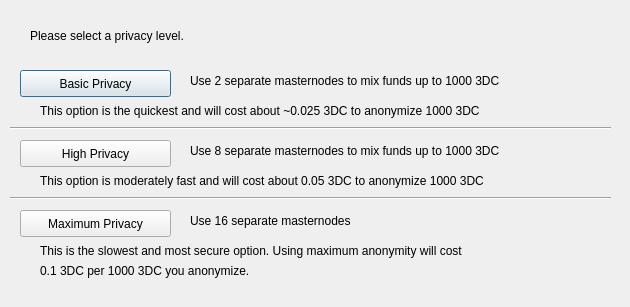
<?xml version="1.0" encoding="UTF-8"?>
<ui version="4.0">
 <class>DarksendConfig</class>
 <widget class="QDialog" name="DarksendConfig">
  <property name="geometry">
   <rect>
    <x>0</x>
    <y>0</y>
    <width>630</width>
    <height>307</height>
   </rect>
  </property>
  <property name="windowTitle">
   <string>Configure PrivateSend</string>
  </property>
  <widget class="QPushButton" name="buttonBasic">
   <property name="geometry">
    <rect>
     <x>20</x>
     <y>70</y>
     <width>151</width>
     <height>27</height>
    </rect>
   </property>
   <property name="text">
    <string>Basic Privacy</string>
   </property>
  </widget>
  <widget class="QPushButton" name="buttonHigh">
   <property name="geometry">
    <rect>
     <x>20</x>
     <y>140</y>
     <width>151</width>
     <height>27</height>
    </rect>
   </property>
   <property name="text">
    <string>High Privacy</string>
   </property>
  </widget>
  <widget class="QPushButton" name="buttonMax">
   <property name="geometry">
    <rect>
     <x>20</x>
     <y>210</y>
     <width>151</width>
     <height>27</height>
    </rect>
   </property>
   <property name="text">
    <string>Maximum Privacy</string>
   </property>
  </widget>
  <widget class="QLabel" name="label">
   <property name="geometry">
    <rect>
     <x>30</x>
     <y>20</y>
     <width>571</width>
     <height>31</height>
    </rect>
   </property>
   <property name="text">
    <string>Please select a privacy level.</string>
   </property>
  </widget>
  <widget class="QLabel" name="label_2">
   <property name="geometry">
    <rect>
     <x>190</x>
     <y>70</y>
     <width>421</width>
     <height>21</height>
    </rect>
   </property>
   <property name="text">
    <string>Use 2 separate masternodes to mix funds up to 1000 3DC</string>
   </property>
  </widget>
  <widget class="QLabel" name="label_3">
   <property name="geometry">
    <rect>
     <x>190</x>
     <y>140</y>
     <width>411</width>
     <height>21</height>
    </rect>
   </property>
   <property name="text">
    <string>Use 8 separate masternodes to mix funds up to 1000 3DC</string>
   </property>
  </widget>
  <widget class="QLabel" name="label_4">
   <property name="geometry">
    <rect>
     <x>190</x>
     <y>210</y>
     <width>421</width>
     <height>21</height>
    </rect>
   </property>
   <property name="text">
    <string>Use 16 separate masternodes</string>
   </property>
  </widget>
  <widget class="QLabel" name="label_6">
   <property name="geometry">
    <rect>
     <x>40</x>
     <y>100</y>
     <width>561</width>
     <height>21</height>
    </rect>
   </property>
   <property name="text">
    <string>This option is the quickest and will cost about ~0.025 3DC to anonymize 1000 3DC</string>
   </property>
  </widget>
  <widget class="QLabel" name="label_7">
   <property name="geometry">
    <rect>
     <x>40</x>
     <y>170</y>
     <width>561</width>
     <height>21</height>
    </rect>
   </property>
   <property name="text">
    <string>This option is moderately fast and will cost about 0.05 3DC to anonymize 1000 3DC</string>
   </property>
  </widget>
  <widget class="QLabel" name="label_8">
   <property name="geometry">
    <rect>
     <x>40</x>
     <y>240</y>
     <width>561</width>
     <height>21</height>
    </rect>
   </property>
   <property name="text">
    <string>This is the slowest and most secure option. Using maximum anonymity will cost</string>
   </property>
  </widget>
  <widget class="QLabel" name="label_9">
   <property name="geometry">
    <rect>
     <x>40</x>
     <y>260</y>
     <width>561</width>
     <height>21</height>
    </rect>
   </property>
   <property name="text">
    <string>0.1 3DC per 1000 3DC you anonymize.</string>
   </property>
  </widget>
  <widget class="Line" name="line">
   <property name="geometry">
    <rect>
     <x>10</x>
     <y>120</y>
     <width>601</width>
     <height>16</height>
    </rect>
   </property>
   <property name="orientation">
    <enum>Qt::Horizontal</enum>
   </property>
  </widget>
  <widget class="Line" name="line_2">
   <property name="geometry">
    <rect>
     <x>10</x>
     <y>190</y>
     <width>601</width>
     <height>16</height>
    </rect>
   </property>
   <property name="orientation">
    <enum>Qt::Horizontal</enum>
   </property>
  </widget>
 </widget>
 <resources/>
 <connections/>
</ui>
